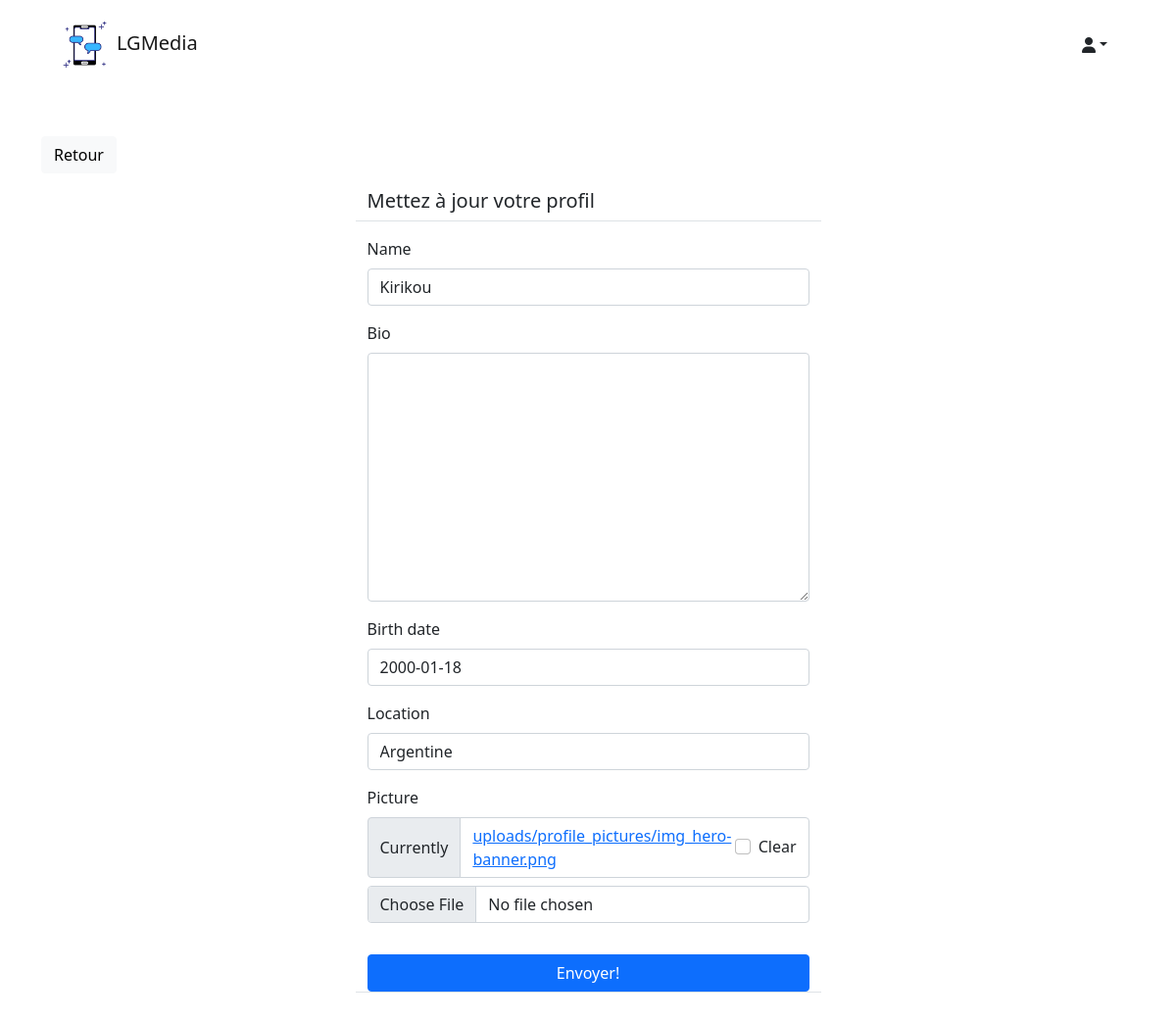
/social/profile/edit/4/ (signed in), run on an earlier commit of the app's database.
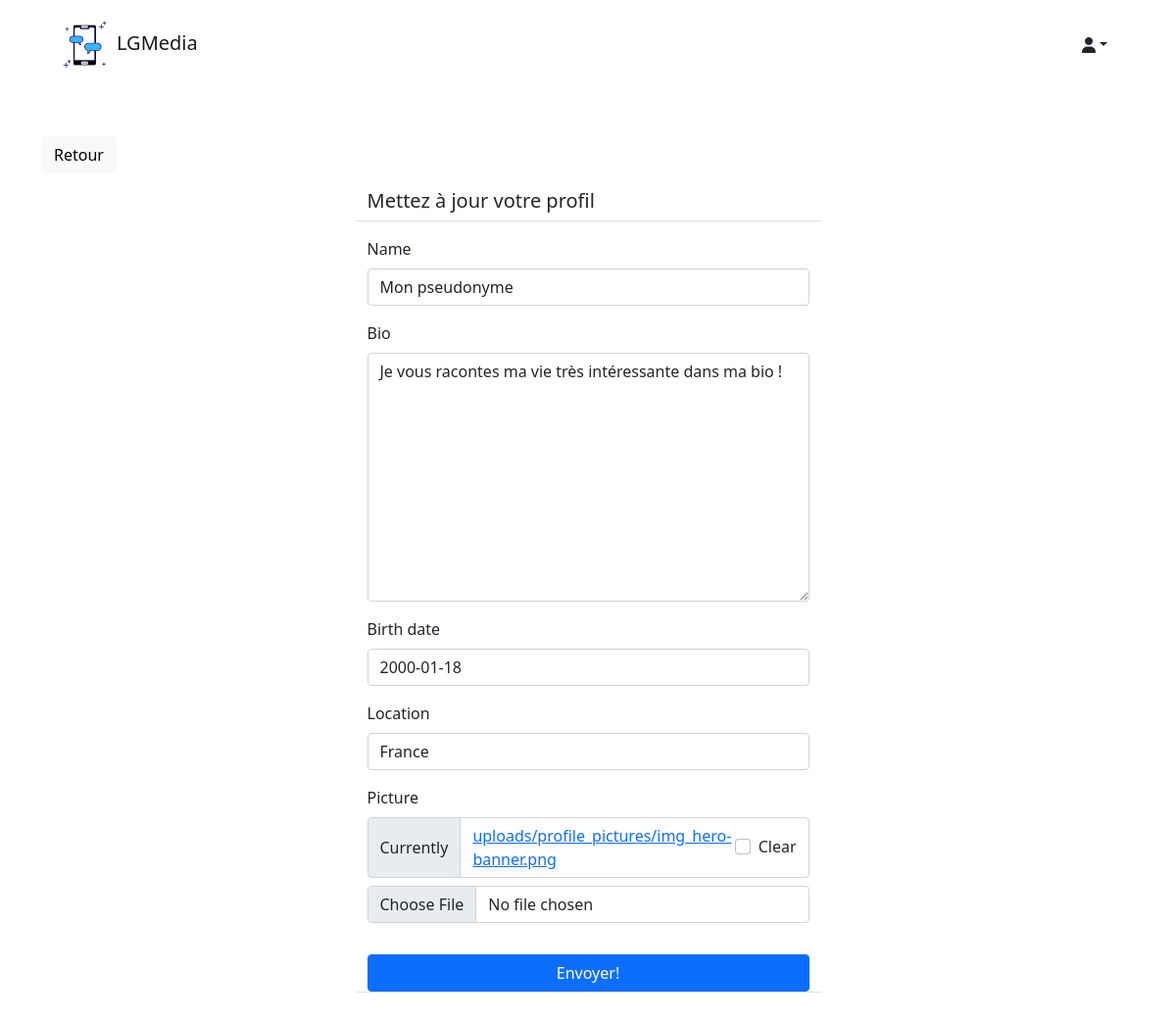
And on a later commit of the database.
### social/models.py (models this page shows)
class UserProfile(models.Model):
	user = models.OneToOneField(User, primary_key=True, verbose_name='user', related_name='profile', on_delete=models.CASCADE)
	name = models.CharField(max_length=30, blank=True, null=True)
	bio = models.TextField(max_length=500, blank=True, null=True)
	birth_date=models.DateField(null=True, blank=True)
	location = models.CharField(max_length=100, blank=True, null=True)
	picture = models.ImageField(upload_to='uploads/profile_pictures', default='uploads/profile_pictures/default.png', blank=True)
	followers = models.ManyToManyField(User, blank=True, related_name='followers')

### social/views.py (the view, shortened to what this page needs)
# urls.py: path('profile/edit/<int:pk>/', ProfileEditView.as_view(), name='profile-edit'),
class ProfileEditView(LoginRequiredMixin, UserPassesTestMixin, UpdateView):
    model = UserProfile
    fields = ['name', 'bio', 'birth_date', 'location', 'picture']
    template_name = 'social/profile_edit.html'
    def test_func(self): #test de vérification
        profile = self.get_object()
        return self.request.user == profile.user

### social/templates/social/profile_edit.html (shortened to what this page needs)
{% extends 'landing/base.html' %}
{% load crispy_forms_tags %}
{% block content %}
<div class="container">
    <div class="row mt-5">
        <div class="col-md-5 col-sm-6">
            <a href="{% url 'profile' object.pk %}" class="btn btn-light">Retour</a>
        </div>
    </div>
    <div class="row justify-content-center mt-3">
        <div class="col-md-5 col-sm-12 border-bottom">
            <h5>Mettez à jour votre profil</h5>
        </div>
    </div>
    <div class="row justify-content-center mt-3 mb-5">
        <div class="col-md-5 col-sm-12 border-bottom">
            <form method="POST" enctype="multipart/form-data">
                {{ form | crispy }}
                <div class="d-grid gap-2">
                    <button class="btn btn-primary mt-3">Envoyer!</button>
                </div>
            </form>
        </div>
    </div>
</div>
{% endblock content %}

What changed in the data, as far as the page shows it:
changed UserProfile: name "Kirikou" → "Mon pseudonyme"; bio (not shown) → "Je vous racontes ma vie très intéressante dans ma bio !"; location "Argentine" → "France"
